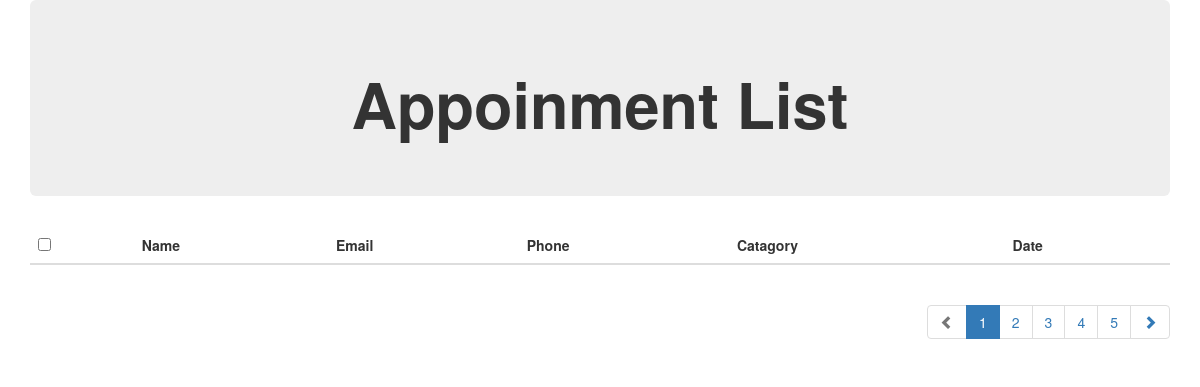
Before: /appoinment.php with the older database file.
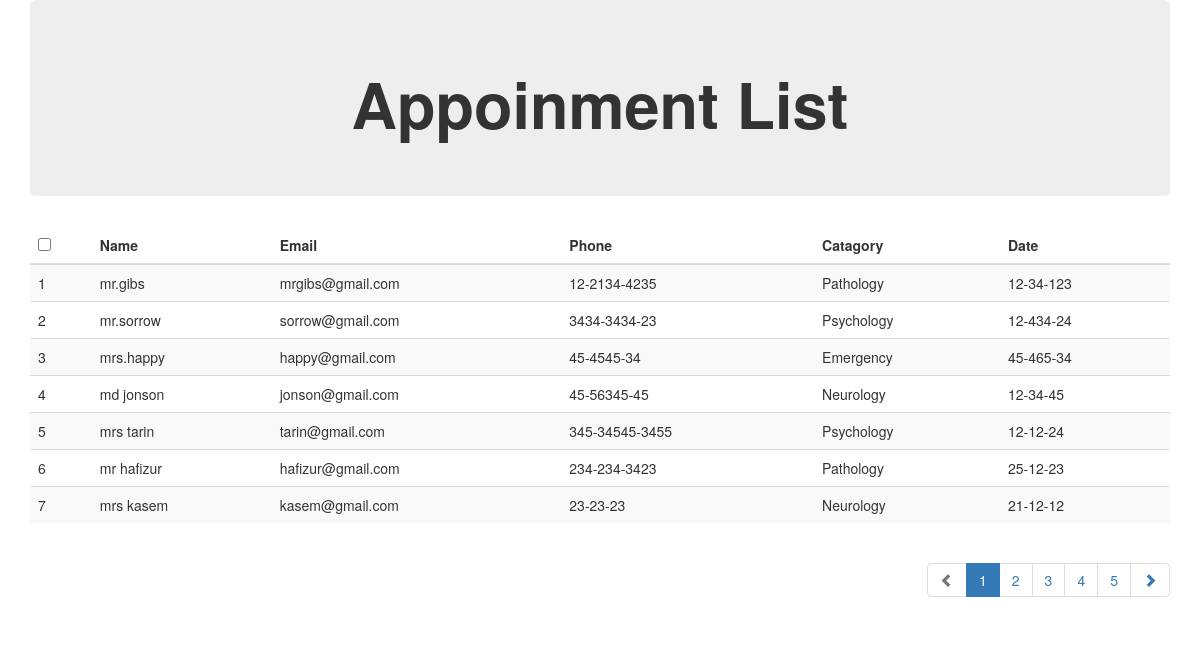
After: the same page with the newer database file.
### tables this page shows
CREATE TABLE `patient` (
  `id` int(11) NOT NULL,
  `name` varchar(100) NOT NULL,
  `email` varchar(100) NOT NULL,
  `phone` varchar(100) NOT NULL,
  `gender` varchar(12) NOT NULL,
  `catagory` varchar(100) NOT NULL,
  `date` varchar(100) NOT NULL,
  `comment` varchar(100) NOT NULL,
  `meeting date` varchar(60) NOT NULL,
  `meeting time` varchar(60) NOT NULL
);

### appoinment.php (the view, shortened to what this page needs)
<?php
  require_once('database.php');
?>
<!DOCTYPE html>
<html>
<head>
<link href="//maxcdn.bootstrapcdn.com/bootstrap/3.3.0/css/bootstrap.min.css" rel="stylesheet" id="bootstrap-css">
</head>
<body>
<div class="container">
  <div class="row">
        <div class="col-md-12">
        <div class="jumbotron">
        <h1><center><b>Appoinment List</b></center></h1>
        </div>
        <div class="table-responsive">
              <table id="mytable" class="table table-bordred table-striped">
                   <thead>
                   <th><input type="checkbox" id="checkall" /></th>
                   <th>Name</th>
                    <th>Email</th>
                     <th>Phone</th>
                     <th>Catagory</th>
                     <th>Date</th>
                   </thead>
    <tbody>
    <?php
    $read_quary = mysqli_query($conn,"SELECT * FROM patient");
    while ($rows = mysqli_fetch_assoc($read_quary)) {
    ?>
    <tr>
  <td><?php echo  $rows['id']?></td>
  <td><?php echo  $rows['name']?></td>
  <td><?php echo $rows['email'] ?></td>
  <td><?php echo $rows['phone'] ?></td>
  <td><?php echo $rows['catagory'] ?></td>
  <td><?php echo $rows['date'] ?></td>
</tr>
    <?php
    }
    ?>
</table>
<ul class="pagination pull-right">
  <li class="disabled"><a href="#"><span class="glyphicon glyphicon-chevron-left"></span></a></li>
  <li class="active"><a href="#">1</a></li>
  <li><a href="#">2</a></li>
  <li><a href="#">3</a></li>
  <li><a href="#">4</a></li>
  <li><a href="#">5</a></li>
  <li><a href="#"><span class="glyphicon glyphicon-chevron-right"></span></a></li>
</ul>
            </div>
        </div>
  </div>
</div>
</body>
</html>

Changed rows visible on the page:
added patient: id "1", name "mr.gibs", email "mrgibs@gmail.com", phone "12-2134-4235", catagory "Pathology", date "12-34-123"
added patient: id "2", name "mr.sorrow", email "sorrow@gmail.com", phone "3434-3434-23", catagory "Psychology", date "12-434-24"
added patient: id "3", name "mrs.happy", email "happy@gmail.com", phone "45-4545-34", catagory "Emergency", date "45-465-34"
added patient: id "4", name "md jonson", email "jonson@gmail.com", phone "45-56345-45", catagory "Neurology", date "12-34-45"
added patient: id "5", name "mrs tarin", email "tarin@gmail.com", phone "345-34545-3455", catagory "Psychology", date "12-12-24"
added patient: id "6", name "mr hafizur", email "hafizur@gmail.com", phone "234-234-3423", catagory "Pathology", date "25-12-23"
added patient: id "7", name "mrs kasem", email "kasem@gmail.com", phone "23-23-23", catagory "Neurology", date "21-12-12"
